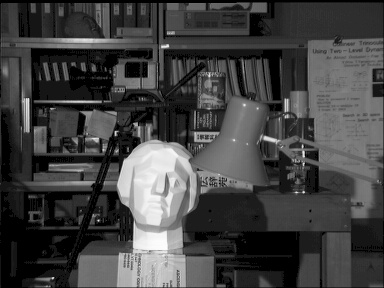
#> input picture HW2/gray.png, 384 x 288 px
$ jupyter execute HW2_YourStudentID.ipynb
#> lines starting #> are read from the running program, lines starting #| are printed output that depends on the picture
[cell 1]
import cv2
import numpy as np
from matplotlib import pyplot as plt
from google.colab.patches import cv2_imshow

#Q1

Q1_Part1

[cell 2]
def equalization(image):
  '''
  you can use libraries
  input(s):
    image (ndarray): input image
  output(s):
    image (ndarray): improved image
  '''
  #your code here
  return image

Q1_Part2

[cell 3]
def ACE(image, gridSize):
  '''
  you can just use the equalize function of OpenCV for each grid
  input(s):
    image (ndarray): input image
  output(s):
    image (ndarray): improved image
  '''
  #your code here
  return image

Q1_Part3

[cell 4]
def CLAHE(image, gridSize, cropThreshold):
  '''
  you can just use the equalize function of OpenCV for each grid
  input(s):
    image (ndarray): input image
  output(s):
    image (ndarray): improved image
  '''
  #your code here
  return image

[cell 5]
image = cv2.imread('gray.png',0)
#> image is the input picture: shape (288, 384); min 0, max 252, mean 66.5
fig = plt.figure(figsize=(12, 12))
result_equalization = equalization(image)
fig.add_subplot(1, 3, 1)
plt.imshow(result_equalization)
result_ACE = ACE(image, (8,8))
fig.add_subplot(1, 3, 2)
plt.imshow(result_ACE)
result_CLAHE = CLAHE(image, (8,8), 2.0)
fig.add_subplot(1, 3, 3)
plt.imshow(result_CLAHE)
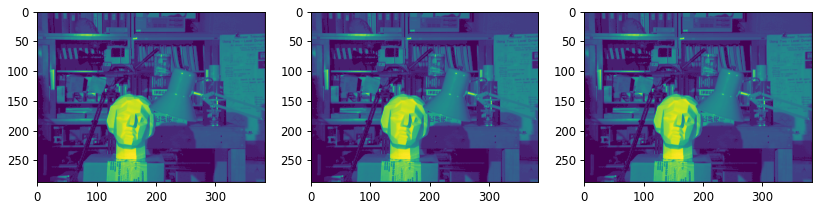
#> figure drawn by matplotlib, 3 panels

[cell 6]
image = cv2.imread('color.png')
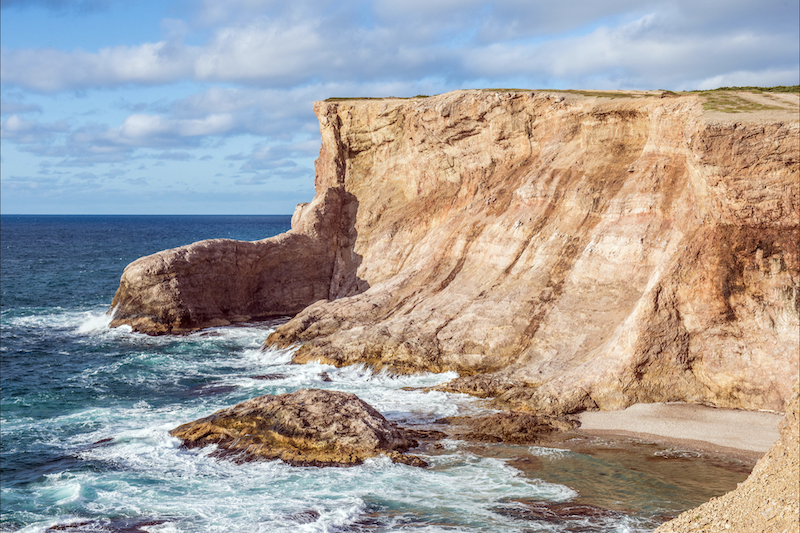
#> input picture HW2/color.png, 800 x 533 px
#> image is the input picture: shape (533, 800, 3); mean B, G, R 155.5, 158.1, 163.3
fig = plt.figure(figsize=(12, 12))
result_equalize = equalization(image)
fig.add_subplot(1, 3, 1)
plt.imshow(result_equalize)
result_ACE = ACE(image, (8,8))
fig.add_subplot(1, 3, 2)
plt.imshow(result_ACE)
result_CLAHE = CLAHE(image, (8,8), 2.0)
fig.add_subplot(1, 3, 3)
plt.imshow(result_CLAHE)
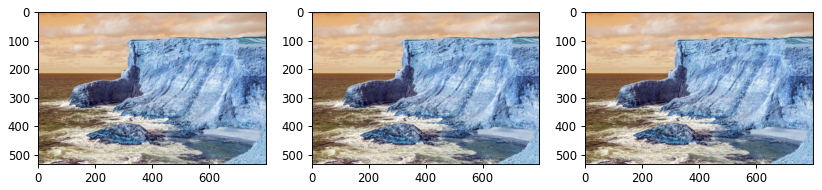
#> figure drawn by matplotlib, 3 panels; B, G, R data is drawn as R, G, B
